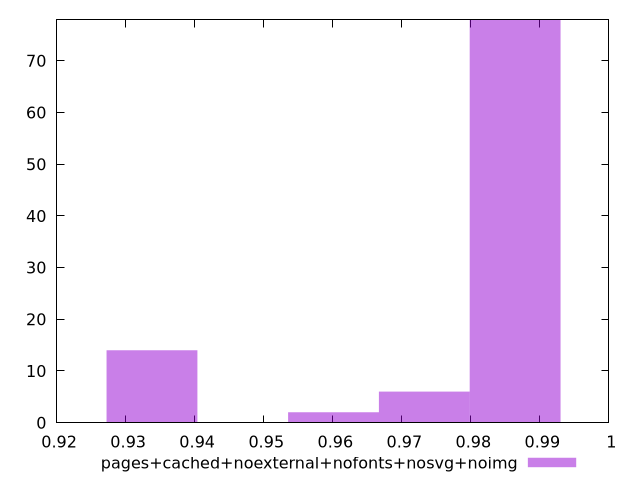

The script that saved this image:
$_pagesCachedNoexternalNofontsNosvgNoimg <<EOF
0.9864187163535497 78
0.933809718148027 14
0.9601142172507884 2
0.9732664668021691 6
EOF
set key outside below
set terminal pngcairo
set output "report_00004_2020-11-02T20-21-41.718Z/first-meaningful-paint/pages+cached+noexternal+nofonts+nosvg+noimg//hist.png"
set yrange [0:78]
set boxwidth 0.013152249551380663
set style fill transparent solid 0.5 noborder
plot $_pagesCachedNoexternalNofontsNosvgNoimg title "pages+cached+noexternal+nofonts+nosvg+noimg" with boxes ,
